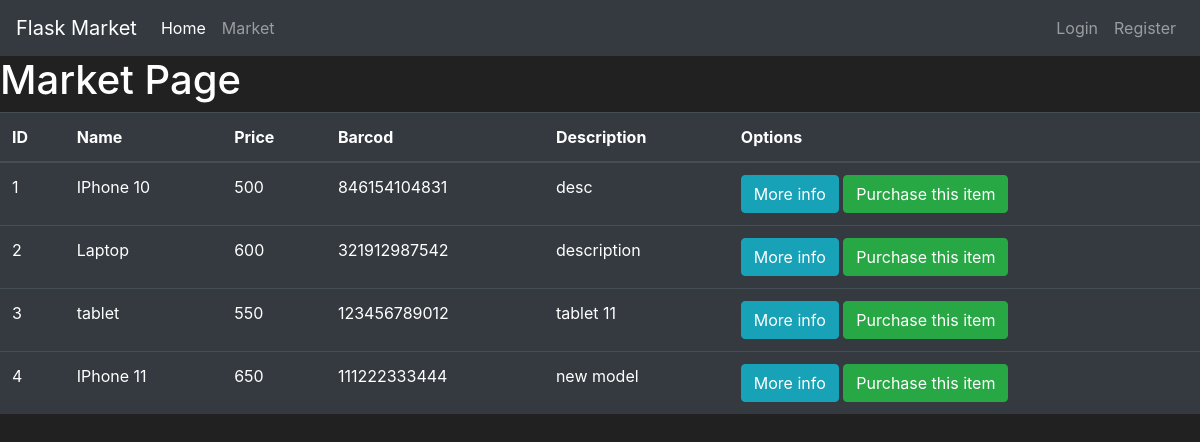
/market, run on the app's committed database.
### market/models.py (models this page shows, shortened)
class Item(db.Model):
  id = db.Column(db.Integer(), primary_key=True)
  name = db.Column(db.String(length=30), nullable=False, unique=True)
  price = db.Column(db.Integer(), nullable=False)
  barcode = db.Column(db.String(length=12), nullable=False, unique=True)
  description = db.Column(db.String(length=1024), nullable=False, unique=True)

### market/routes.py (the view)
@app.route('/market')
def market_page():
  items = Item.query.all()
  return render_template('market.html', items=items)

### market/templates/market.html (shortened to what this page needs)
{% extends 'base.html'%}
{% block content%}
  <h1>Market Page</h1>
  <table class="table table-hover table-dark">
    <thead>
      <tr>
        <th scope="col">ID</th>
        <th scope="col">Name</th>
        <th scope="col">Price</th>
        <th scope="col">Barcod</th>
        <th scope="col">Description</th>
        <th scope="col">Options</th>
      </tr>
    </thead>
    <tbody>
      {% for item in items %}
        <tr>
          <td>{{item.id}}</td>
          <td>{{item.name}}</td>
          <td>{{item.price}}</td>
          <td>{{item.barcode}}</td>
          <td>{{item.description}}</td>
          <td>
            <button class="btn btn-outline btn-info">More info</button>
            <button class="btn btn-outline btn-success">Purchase this item</button>
          </td>
        </tr>
      {% endfor %}
    </tbody>
  </table>
{% endblock %}

### market/templates/base.html (shortened to what this page needs)
<!doctype html>
<html lang="en">
   <head>
      <link rel="stylesheet" href="https://cdn.jsdelivr.net/npm/bootstrap@4.5.3/dist/css/bootstrap.min.css">
   </head>
   <body>
    <nav class="navbar navbar-expand-md navbar-dark bg-dark">
      <a class="navbar-brand" href="#">Flask Market</a>
      <div class="collapse navbar-collapse" id="navbarNav">
        <ul class="navbar-nav mr-auto">
            <li class="nav-item active">
                <a class="nav-link" href="{{ url_for('home_page') }}">Home <span class="sr-only">(current)</span></a>
            </li>
            <li class="nav-item">
                <a class="nav-link" href="{{ url_for('market_page') }}">Market</a>
            </li>
        </ul>
        <ul class="navbar-nav">
            <li class="nav-item">
                <a class="nav-link" href="#">Login</a>
            </li>
            <li class="nav-item">
                <a class="nav-link" href="#">Register</a>
            </li>
        </ul>
      </div>
    </nav>
      {% block content %}
      {% endblock %}
   </body>
</html>

### market/templates/base.html (style rules this page uses)
body { background-color: #212121; color: white }

### data on the page
Item: id "1", name "IPhone 10", price "500", barcode "846154104831", description "desc"
Item: id "2", name "Laptop", price "600", barcode "321912987542", description "description"
Item: id "3", name "tablet", price "550", barcode "123456789012", description "tablet 11"
Item: id "4", name "IPhone 11", price "650", barcode "111222333444", description "new model"
